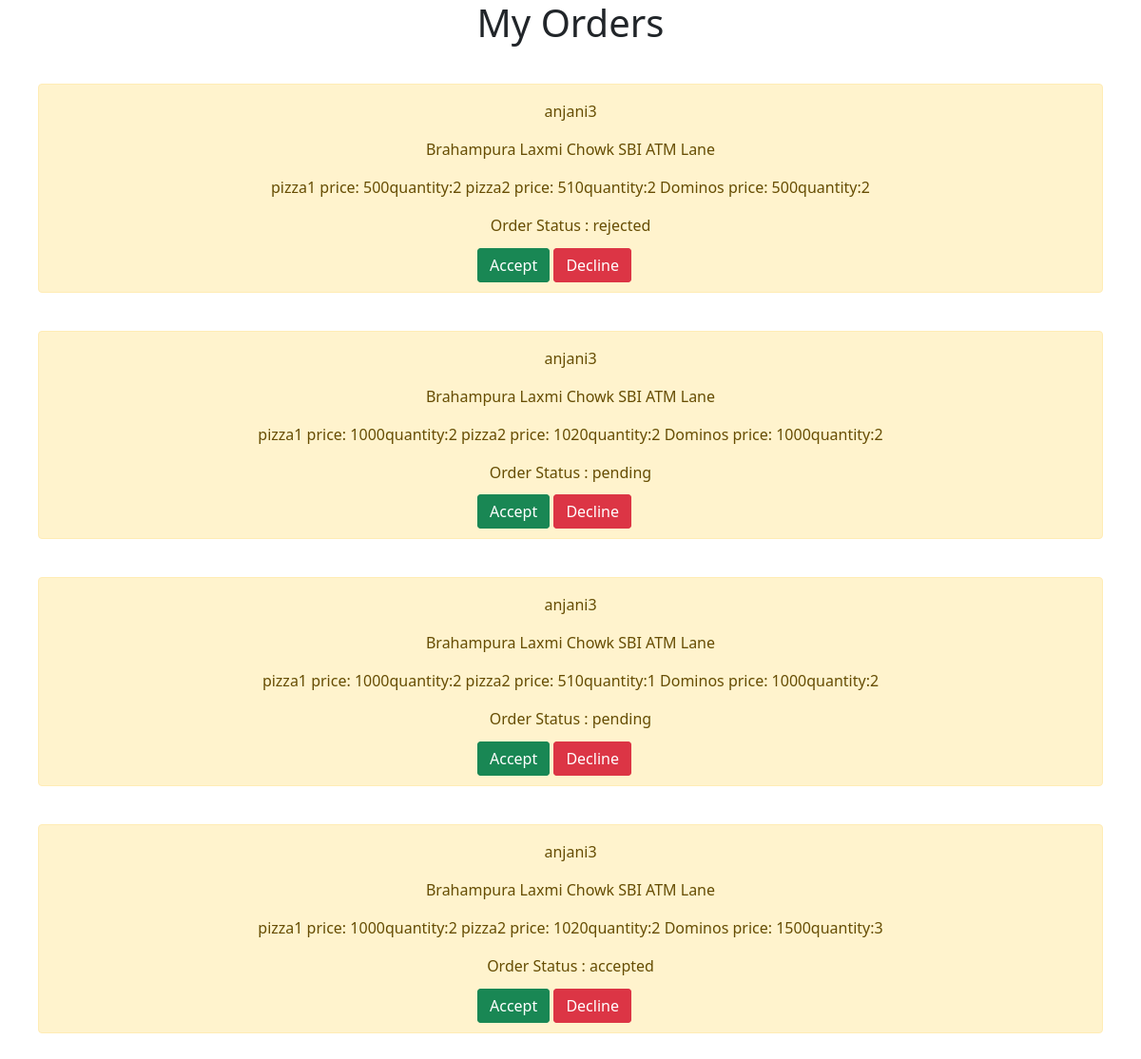
The page /adminorders/ on the database its author committed.
### pizzaApp/models.py (models this page shows)
class OrderModel(models.Model):
    username = models.CharField(max_length=10)
    phoneno = models.CharField(max_length=10)
    address = models.CharField(max_length=50)
    ordereditems = models.CharField(max_length=10)
    status = models.CharField(max_length=10)

### pizzaApp/views.py (the view)
# urls.py: path('adminorders/', adminorders),
def adminorders(request):
    orders = OrderModel.objects.all()
    context = {'orders':orders}
    return render (request, 'pizzaapp/adminorders.html', context)

### templates/pizzaapp/adminorders.html (shortened to what this page needs)
{% extends 'base.html' %}
{% block content %}
<h1 style="text-align: center;">My Orders</h1>
{% for order in orders %}
<div style="margin:40px" class="alert alert-warning" role="alert">
<p style="text-align: center;">{{order.username}}</p>
<p style="text-align: center;">{{order.address}}</p>
<p style="text-align: center;">{{order.ordereditems}}</p>
<p style="text-align: center;">Order Status :  {{order.status}}</p>
<div class="container" style="width: 220px; margin: auto;">
    <a href="/acceptorder/{{order.id}}/" style="display: inline;" class="btn btn-success">Accept</a>
    <a href="/declineorder/{{order.id}}/" style="display: inline;" class="btn btn-danger">Decline</a>
</div>
</div>
{% endfor %}
{% endblock %}

### templates/base.html (shortened to what this page needs)
<!DOCTYPE html>
<html lang="en">
<head>
    <link href="https://cdn.jsdelivr.net/npm/bootstrap@5.0.1/dist/css/bootstrap.min.css" rel="stylesheet">
</head>
<body>
    {% block content %}
    {% endblock %}
</body>
</html>

### rows shown on the page
OrderModel: username "anjani3", address "Brahampura Laxmi Chowk SBI ATM Lane", ordereditems "pizza1 price: 500quantity:2 pizza2 price: 510quantity:2 Dominos price: 500quantity:2", status "rejected"
OrderModel: username "anjani3", address "Brahampura Laxmi Chowk SBI ATM Lane", ordereditems "pizza1 price: 1000quantity:2 pizza2 price: 1020quantity:2 Dominos price: 1000quantity:2", status "pending"
OrderModel: username "anjani3", address "Brahampura Laxmi Chowk SBI ATM Lane", ordereditems "pizza1 price: 1000quantity:2 pizza2 price: 510quantity:1 Dominos price: 1000quantity:2", status "pending"
OrderModel: username "anjani3", address "Brahampura Laxmi Chowk SBI ATM Lane", ordereditems "pizza1 price: 1000quantity:2 pizza2 price: 1020quantity:2 Dominos price: 1500quantity:3", status "accepted"
